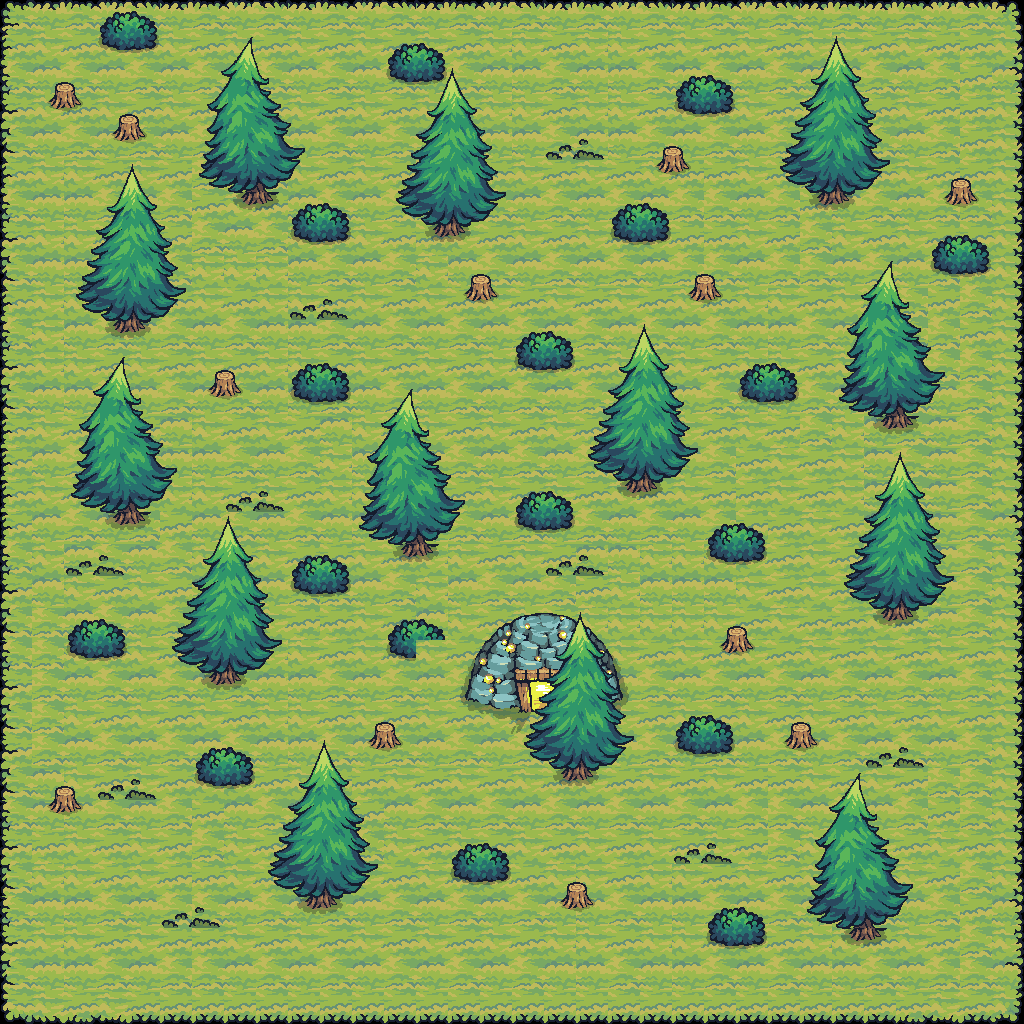

The image is a tile-based game level rendered from a .tmx file. Its description and source (layers, tilesets, objects; grid data summarised) follow:
An orthogonal 32x32 tile map with 32x32 px tiles, 4 tile layers (Ground, Collision, Bush, TreeTop), 4 tilesets.

<map version="1.10" tiledversion="1.11.2" orientation="orthogonal" renderorder="right-down" width="32" height="32" tilewidth="32" tileheight="32" infinite="0" nextlayerid="7" nextobjectid="1">
 <tileset firstgid="1" source="Tilesets/Ground.tsx" />
 <tileset firstgid="161" source="Tilesets/Tree.tsx" />
 <tileset firstgid="593" source="Tilesets/Bush.tsx" />
 <tileset firstgid="597" source="GoldMine_Active.tsx" />
 <layer id="1" name="Ground" width="32" height="32">
  <data>[1024 cells, 1024 non-empty, 36 distinct tile ids]</data>
 </layer>
 <layer id="3" name="Collision" width="32" height="32">
  <data>[1024 cells, 180 non-empty, 45 distinct tile ids]</data>
 </layer>
 <layer id="6" name="Bush" width="32" height="32">
  <data>[1024 cells, 71 non-empty, 4 distinct tile ids]</data>
 </layer>
 <layer id="4" name="TreeTop" width="32" height="32">
  <data>[1024 cells, 260 non-empty, 40 distinct tile ids]</data>
 </layer>
</map>
